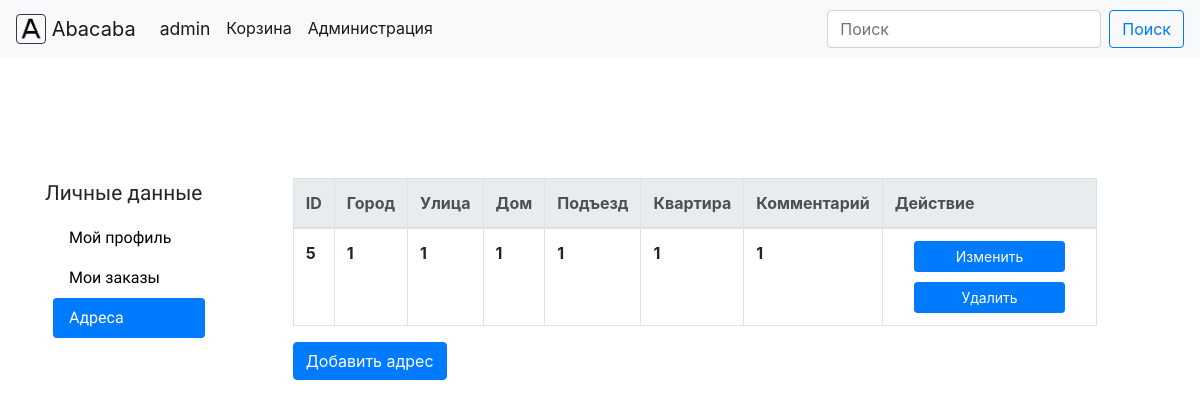
Screenshot of /accounts/addresses (signed in) with the database file from the repository.
### core/models.py (models this page shows, shortened)
class Addresses(models.Model):
    id = models.AutoField(primary_key=True)
    description = models.TextField(blank=True,
                                   null=True)
    customer = models.ForeignKey(to=User,
                                 on_delete=models.CASCADE,
                                 null=True,
                                 blank=True,
                                 related_name='addresses')
    city = models.TextField(default='Москва')
    street = models.TextField(default='Довженко')
    building = models.TextField(default='1')
    flat = models.TextField(default='1')
    entrance = models.TextField(null=True, blank=True)

### core/views.py (the view, shortened to what this page needs)
# urls.py: url('accounts/addresses', views.profile_addresses, name='profile_addresses'),
@login_required
def profile_addresses(request):
    user = User.objects.get(username=request.user.username)
    addresses = user.addresses.all().filter(customer=user)
    form_address = ProfileAddressForm()
    if addresses.count() == 0:
        return render(request, 'registration/addresses.html', {'empty': 'yes', 'form_address': form_address})
    if request.method == 'GET':
        if request.GET.get('id'):
            form_address = ProfileAddressForm()
            data = request.GET.dict()
            id_ = int(data['id'])
            address = None
            for user_address in addresses:
                if user_address.id == id_:
                    address = user_address
            return render(request,  'registration/addresses.html',
                          {'addresses': addresses, 'form_address': form_address, 'address': address, 'id': id_})
    return render(request, 'registration/addresses.html', {'addresses': addresses, 'form_address': form_address})

### core/forms.py
class ProfileAddressForm(forms.Form):
    id = forms.CharField()
    city = forms.CharField(max_length=30, required=True)
    street = forms.CharField(max_length=30, required=True)
    building = forms.CharField(max_length=30, required=True)
    entrance = forms.CharField(required=True)
    flat = forms.CharField(required=True)
    description = forms.CharField(max_length=150, required=True)

### core/templates/registration/addresses.html (shortened to what this page needs)
{% extends 'registration/profile_navigation.html' %}
{% block data %}
    {% load widget_tweaks %}
    <div>
        {% load widget_tweaks %}
        {% if not empty %}
            <table class="table table-bordered" style="table-layout: auto;">
              <thead class="thead-light">
                <tr>
                    <th scope="col">ID</th>
                    <th scope="col">Город</th>
                    <th scope="col">Улица</th>
                    <th scope="col">Дом</th>
                    <th scope="col">Подъезд</th>
                    <th scope="col">Квартира</th>
                    <th scope="col">Комментарий</th>
                    <th scope="col">Действие</th>
                </tr>
              </thead>
              <tbody id="addresses">
                    {% load widget_tweaks %}
                    {% for key in addresses %}
                            <tr id = "tr-{{ key.id }}">
                                <th scope="row" style="overflow: hidden;">{{ key.id }}</th>
                                <th scope="row" style="overflow: hidden;">{{ key.city }}</th>
                                <th scope="row" style="overflow: hidden;">{{ key.street }}</th>
                                <th scope="row" style="overflow: hidden;">{{ key.building }}</th>
                                <th scope="row" style="overflow: hidden;">{{ key.entrance }}</th>
                                <th scope="row" style="overflow: hidden;">{{ key.flat }}</th>
                                <th scope="row" style="overflow: hidden;">{{ key.description }}</th>
                                <th scope="row">
                                    <div class="row">
                                        <div class="col-sm-12" style="display: flex; justify-content: center;"><a class="btn btn-primary btn-sm" href="/accounts/addresses?id={{ key.id }}" style="width: 80%;">Изменить</a></div>
                                        <div address_id = "{{ key.address_id }}" class="col-sm-12" style="display: flex; justify-content: center;"><a class="btn btn-primary btn-sm" onclick="del_address({{ key.id }});" style="margin-top: 10px; width: 80%; color: white;">Удалить</a></div>
                                    </div>
                                </th>
                            </tr>
                    {% endfor %}
              </tbody>
            </table>
        {% endif %}
{% if not empty %}
<button class="btn btn-primary" id="button_add" onclick="$('#add_address').modal()">Добавить адрес</button>
{% endif %}
    </div>
{% endblock %}

### core/templates/menu.html (shortened to what this page needs)
<nav class="navbar navbar-expand-lg navbar-light bg-light" style="background-color: #e3f2fd;">
  <a class="navbar-brand" href="/">
    <img src= "/static/logo.png" width="30" height="30" class="d-inline-block align-top border border-dark rounded" alt="M">
    Abacaba
  </a>
  <div class="collapse navbar-collapse" id="navbarText">
    <ul class="navbar-nav mr-auto">
      <li class="nav-item dropdown" id="cabinet">
        <a class="nav-link dropdown-toggle active" id="navbarDropdown_personal_cabinet" role="button" href="/" data-toggle="dropdown" aria-haspopup="true" aria-expanded="false" style="font-size: 110%;">
            {% if request.user.is_authenticated %}
                {{ user.username }}
             {% else %}
                Личный кабинет
            {% endif %}
        </a>
      </li>
        <li class="nav-item active">
        <a class="nav-link" href="/cart">Корзина</a>
      </li>
      {% if request.user.is_staff %}
            <li class="nav-item active">
            <a class="nav-link" href="/admin" >Администрация</a>
        </li>
      {% endif %}
    </ul>
    <form class="form-inline" method="GET" action="/" id="search_form">
        <input class="form-control mr-sm-2" type="search" placeholder="Поиск" aria-label="Search" id="input" name="text">
        <button class="btn btn-outline-primary my-2 my-sm-0" type="submit" action="submit">Поиск</button>
    </form>
  </div>
</nav>

### core/templates/menu.html (style rules this page uses)
.dropdown-toggle::after { display:none; }
a { color: black; text-decoration: none; }

### rows the page displays
Addresses: id "5", city "1", street "1", building "1", entrance "1", flat "1", description "1"

### other values shown
{{ user.username }} "admin"
